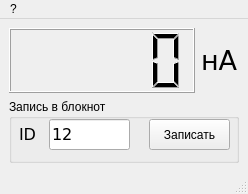
<?xml version="1.0" encoding="UTF-8"?>
<ui version="4.0">
 <class>fpAmper</class>
 <widget class="QMainWindow" name="fpAmper">
  <property name="geometry">
   <rect>
    <x>0</x>
    <y>0</y>
    <width>248</width>
    <height>194</height>
   </rect>
  </property>
  <property name="windowTitle">
   <string>Напряжение</string>
  </property>
  <widget class="QWidget" name="centralwidget">
   <layout class="QGridLayout" name="gridLayout">
    <item row="0" column="0">
     <widget class="QLCDNumber" name="lcdAmper">
      <property name="sizePolicy">
       <sizepolicy hsizetype="Minimum" vsizetype="Preferred">
        <horstretch>1</horstretch>
        <verstretch>0</verstretch>
       </sizepolicy>
      </property>
     </widget>
    </item>
    <item row="0" column="1">
     <widget class="QLabel" name="llData">
      <property name="sizePolicy">
       <sizepolicy hsizetype="Preferred" vsizetype="Preferred">
        <horstretch>0</horstretch>
        <verstretch>0</verstretch>
       </sizepolicy>
      </property>
      <property name="font">
       <font>
        <family>Verdana</family>
        <pointsize>20</pointsize>
       </font>
      </property>
      <property name="frameShape">
       <enum>QFrame::NoFrame</enum>
      </property>
      <property name="frameShadow">
       <enum>QFrame::Sunken</enum>
      </property>
      <property name="text">
       <string>нА</string>
      </property>
      <property name="scaledContents">
       <bool>true</bool>
      </property>
     </widget>
    </item>
    <item row="1" column="0" colspan="2">
     <widget class="QGroupBox" name="groupBox_2">
      <property name="title">
       <string>Запись в блокнот</string>
      </property>
      <widget class="QLineEdit" name="leID">
       <property name="geometry">
        <rect>
         <x>40</x>
         <y>20</y>
         <width>81</width>
         <height>31</height>
        </rect>
       </property>
       <property name="sizePolicy">
        <sizepolicy hsizetype="Expanding" vsizetype="Preferred">
         <horstretch>0</horstretch>
         <verstretch>0</verstretch>
        </sizepolicy>
       </property>
       <property name="font">
        <font>
         <family>Verdana</family>
         <pointsize>12</pointsize>
        </font>
       </property>
       <property name="text">
        <string>12</string>
       </property>
       <property name="frame">
        <bool>true</bool>
       </property>
      </widget>
      <widget class="QToolButton" name="tbSaveToNotepad_">
       <property name="geometry">
        <rect>
         <x>140</x>
         <y>20</y>
         <width>81</width>
         <height>31</height>
        </rect>
       </property>
       <property name="focusPolicy">
        <enum>Qt::NoFocus</enum>
       </property>
       <property name="text">
        <string>Записать</string>
       </property>
      </widget>
      <widget class="QLabel" name="label_4">
       <property name="geometry">
        <rect>
         <x>10</x>
         <y>20</y>
         <width>31</width>
         <height>31</height>
        </rect>
       </property>
       <property name="font">
        <font>
         <family>Verdana</family>
         <pointsize>12</pointsize>
        </font>
       </property>
       <property name="text">
        <string>ID</string>
       </property>
      </widget>
     </widget>
    </item>
   </layout>
  </widget>
  <widget class="QMenuBar" name="menubar">
   <property name="geometry">
    <rect>
     <x>0</x>
     <y>0</y>
     <width>248</width>
     <height>21</height>
    </rect>
   </property>
   <widget class="QMenu" name="muAbout">
    <property name="title">
     <string>?</string>
    </property>
   </widget>
   <addaction name="muAbout"/>
  </widget>
  <widget class="QStatusBar" name="statusbar"/>
 </widget>
 <resources/>
 <connections/>
</ui>
